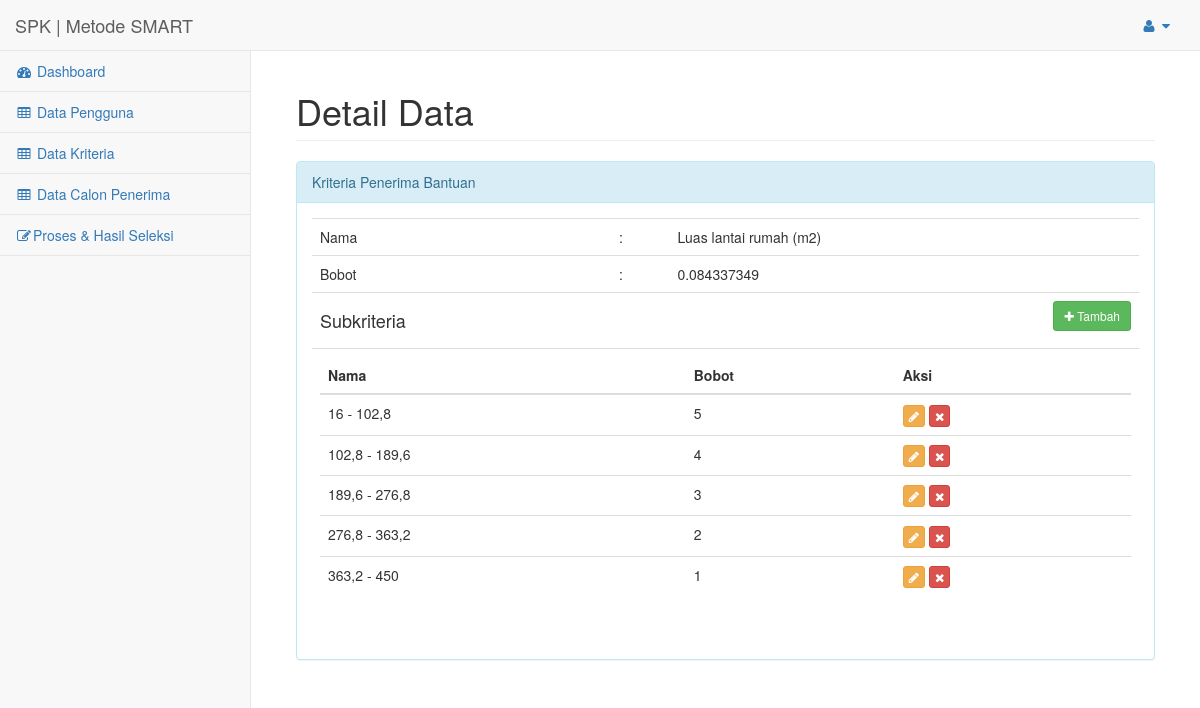
The app's page /index.php?url=data_kriteria_lihat&id=7 (signed in) with its own data.
### tables this page shows
CREATE TABLE `subkriteria` (
  `id` int(11) NOT NULL AUTO_INCREMENT,
  `kriteria_id` int(11) DEFAULT 0,
  `nama` varchar(50) DEFAULT '0',
  `bobot` double DEFAULT 0,
  PRIMARY KEY (`id`),
  KEY `kriteria_id` (`kriteria_id`),
  CONSTRAINT `FK_subkriteria_kriteria` FOREIGN KEY (`kriteria_id`) REFERENCES `kriteria` (`id`) ON DELETE CASCADE ON UPDATE CASCADE
);

CREATE TABLE `kriteria` (
  `id` int(11) NOT NULL AUTO_INCREMENT,
  `nama` varchar(255) NOT NULL,
  `bobot` double NOT NULL,
  PRIMARY KEY (`id`)
);

### config/routes.php (called while the page is built, shortened)
<?php
$include = [];
if(isset($_GET['url'])){
	switch ($_GET['url']) {
		case 'data_kriteria_lihat':
			$include[] = 'halaman/kriteria/lihat.php';
			break;
	}
}else{
	$include[] = 'halaman/dashboard.php';
}
?>

### config/kriteria/load_detail.php (called while the page is built)
<?php
include 'config/koneksi.php';
$id = $_GET['id'];
$hasil = mysqli_query($koneksi, "SELECT kriteria.id, subkriteria.id as subkriteria_id, kriteria.nama, kriteria.bobot, subkriteria.nama as nama_subkriteria , subkriteria.bobot as bobot_subkriteria FROM kriteria left join subkriteria on (kriteria.id=subkriteria.kriteria_id) where kriteria.id='$id'");
while ($data = mysqli_fetch_assoc($hasil)) {
	$data_kriteria[] = $data;
}
 ?>

### halaman/kriteria/lihat.php (the view)
<div id="page-wrapper">
    <div class="container-fluid">
        <div class="row">
            <div class="col-lg-12">
                <h1 class="page-header">Detail Data</h1>
            </div>
        </div>
        <div class="row">
            <div class="col-lg-12">
                <div class="panel panel-info">
                    <div class="panel-heading">
                        Kriteria Penerima Bantuan
                    </div>
                    <div class="panel-body">
                        <table class="table">
                            <tr>
                                <td>Nama</td>
                                <td>:</td>
                                <td><?php echo $data_kriteria[0]['nama']; ?></td>
                            </tr>
                            <tr>
                                <td>Bobot</td>
                                <td>:</td>
                                <td><?php echo $data_kriteria[0]['bobot']; ?></td>
                            </tr>
                            <tr>
                                <td>
                                    <h4>Subkriteria</h4>
                                </td>
                                <td></td>
                                <td>
                                    <?php if ($_SESSION['level']=='superadmin'): ?>
                                    <a href="index.php?url=data_subkriteria_tambah&id=<?php echo $data_kriteria[0]['id'] ?>" class="btn btn-sm btn-success" style="float: right;">
                                        <i class="fa fa-plus"></i> Tambah
                                    </a>
                                    <?php endif ?>
                                </td>
                            </tr>
                            <tr>
                                <td colspan="3">
                                    <table class="table">
                                        <thead>
                                            <tr>
                                                <th>Nama</th>
                                                <th>Bobot</th>
                                                <th>Aksi</th>
                                            </tr>
                                        </thead>
                        <tbody>
                            <?php foreach ($data_kriteria as $sub): ?>
                                <?php if ($sub['subkriteria_id'] != ""): ?>
                                    <tr>
                                        <td><?php echo $sub['nama_subkriteria']; ?></td>
                                        <td><?php echo $sub['bobot_subkriteria']; ?></td>
                                        <td>
                                            <?php if ($_SESSION['level']=='superadmin'): ?>
                                            <a href="index.php?url=data_subkriteria_ubah&id=<?php echo $sub['subkriteria_id'] ?>&kriteria_id=<?php echo $data_kriteria[0]['id']?>" class="btn btn-xs btn-warning" title="Ubah">
                                                <i class="fa fa-pencil"></i>
                                            </a>
                                            <a href="config/subkriteria/proses_hapus.php?&id=<?php echo $sub['subkriteria_id'] ?>&kriteria_id=<?php echo $data_kriteria[0]['id']?>" class="btn btn-xs btn-danger" title="Hapus" onclick="return confirm('Apakah anda yakin ingin menghapus?')" >
                                                <i class="fa fa-remove"></i>
                                            </a>
                                            <?php endif ?>
                                        </td>
                                    </tr>
                                <?php endif ?>
                            <?php endforeach ?>
                        </tbody>
                                    </table>
                                </td>
                            </tr>
                        </table>
                    </div>
                </div>
            </div>
        </div>
    </div>
</div>

### index.php (shortened to what this page needs)
<?php
include 'config/routes.php';
 include 'halaman/header.php';
foreach ($req as $key => $value) {
	require_once $value;
}
foreach ($include as $key => $value) {
	require_once $value;
}
include 'halaman/footer.php';
?>

### records on screen
subkriteria: kriteria.nama "Luas lantai rumah (m2)", kriteria.bobot "0.084337349", nama "16 - 102,8", bobot "5"
subkriteria: nama "102,8 - 189,6", bobot "4"
subkriteria: nama "189,6 - 276,8", bobot "3"
subkriteria: nama "276,8 - 363,2", bobot "2"
subkriteria: nama "363,2 - 450", bobot "1"
